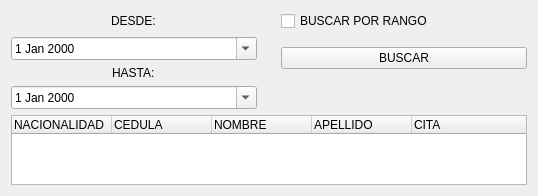
         <widget class="QWidget" name="widget_citas">
          <layout class="QVBoxLayout" name="verticalLayout_5">
           <item>
            <layout class="QGridLayout" name="gridLayout_3">
             <item row="0" column="0" colspan="3">
              <layout class="QGridLayout" name="gridLayout_7">
               <property name="rightMargin">
                <number>0</number>
               </property>
               <property name="horizontalSpacing">
                <number>24</number>
               </property>
               <item row="1" column="1">
                <widget class="QDateEdit" name="date_cita_desde">
                 <property name="cursor">
                  <cursorShape>PointingHandCursor</cursorShape>
                 </property>
                 <property name="calendarPopup">
                  <bool>true</bool>
                 </property>
                </widget>
               </item>
               <item row="0" column="1" alignment="Qt::AlignmentFlag::AlignHCenter">
                <widget class="QLabel" name="label_21">
                 <property name="text">
                  <string>DESDE:</string>
                 </property>
                </widget>
               </item>
               <item row="2" column="1" alignment="Qt::AlignmentFlag::AlignHCenter">
                <widget class="QLabel" name="label_22">
                 <property name="text">
                  <string>HASTA:</string>
                 </property>
                </widget>
               </item>
               <item row="3" column="1">
                <widget class="QDateEdit" name="date_cita_hasta">
                 <property name="cursor">
                  <cursorShape>PointingHandCursor</cursorShape>
                 </property>
                 <property name="calendarPopup">
                  <bool>true</bool>
                 </property>
                </widget>
               </item>
               <item row="1" column="2" rowspan="2" alignment="Qt::AlignmentFlag::AlignVCenter">
                <widget class="QPushButton" name="boton_buscar_cita">
                 <property name="cursor">
                  <cursorShape>PointingHandCursor</cursorShape>
                 </property>
                 <property name="styleSheet">
                  <string notr="true">icon: url(&quot;images/search.png&quot;);</string>
                 </property>
                 <property name="text">
                  <string>BUSCAR</string>
                 </property>
                 <property name="icon">
                  <iconset theme="system-search"/>
                 </property>
                </widget>
               </item>
               <item row="0" column="2">
                <widget class="QCheckBox" name="check_rango_cita">
                 <property name="cursor">
                  <cursorShape>PointingHandCursor</cursorShape>
                 </property>
                 <property name="text">
                  <string>BUSCAR POR RANGO</string>
                 </property>
                </widget>
               </item>
              </layout>
             </item>
             <item row="1" column="0" colspan="3">
              <widget class="QTableWidget" name="tabla_citas">
               <property name="enabled">
                <bool>true</bool>
               </property>
               <property name="cursor" stdset="0">
                <cursorShape>ArrowCursor</cursorShape>
               </property>
               <property name="styleSheet">
                <string notr="true"/>
               </property>
               <property name="horizontalScrollBarPolicy">
                <enum>Qt::ScrollBarPolicy::ScrollBarAlwaysOff</enum>
               </property>
               <property name="sizeAdjustPolicy">
                <enum>QAbstractScrollArea::SizeAdjustPolicy::AdjustToContents</enum>
               </property>
               <property name="editTriggers">
                <set>QAbstractItemView::EditTrigger::NoEditTriggers</set>
               </property>
               <property name="alternatingRowColors">
                <bool>true</bool>
               </property>
               <property name="selectionBehavior">
                <enum>QAbstractItemView::SelectionBehavior::SelectRows</enum>
               </property>
               <property name="showGrid">
                <bool>false</bool>
               </property>
               <property name="gridStyle">
                <enum>Qt::PenStyle::SolidLine</enum>
               </property>
               <property name="cornerButtonEnabled">
                <bool>true</bool>
               </property>
               <property name="rowCount">
                <number>0</number>
               </property>
               <attribute name="horizontalHeaderCascadingSectionResizes">
                <bool>true</bool>
               </attribute>
               <attribute name="horizontalHeaderHighlightSections">
                <bool>true</bool>
               </attribute>
               <attribute name="horizontalHeaderStretchLastSection">
                <bool>true</bool>
               </attribute>
               <attribute name="verticalHeaderVisible">
                <bool>false</bool>
               </attribute>
               <attribute name="verticalHeaderStretchLastSection">
                <bool>false</bool>
               </attribute>
               <column>
                <property name="text">
                 <string>NACIONALIDAD</string>
                </property>
                <property name="textAlignment">
                 <set>AlignLeading|AlignVCenter</set>
                </property>
               </column>
               <column>
                <property name="text">
                 <string>CEDULA</string>
                </property>
                <property name="textAlignment">
                 <set>AlignLeading|AlignVCenter</set>
                </property>
               </column>
               <column>
                <property name="text">
                 <string>NOMBRE</string>
                </property>
                <property name="textAlignment">
                 <set>AlignLeading|AlignVCenter</set>
                </property>
               </column>
               <column>
                <property name="text">
                 <string>APELLIDO</string>
                </property>
                <property name="textAlignment">
                 <set>AlignLeading|AlignVCenter</set>
                </property>
               </column>
               <column>
                <property name="text">
                 <string>CITA</string>
                </property>
                <property name="textAlignment">
                 <set>AlignLeading|AlignVCenter</set>
                </property>
               </column>
              </widget>
             </item>
            </layout>
           </item>
          </layout>
         </widget>
